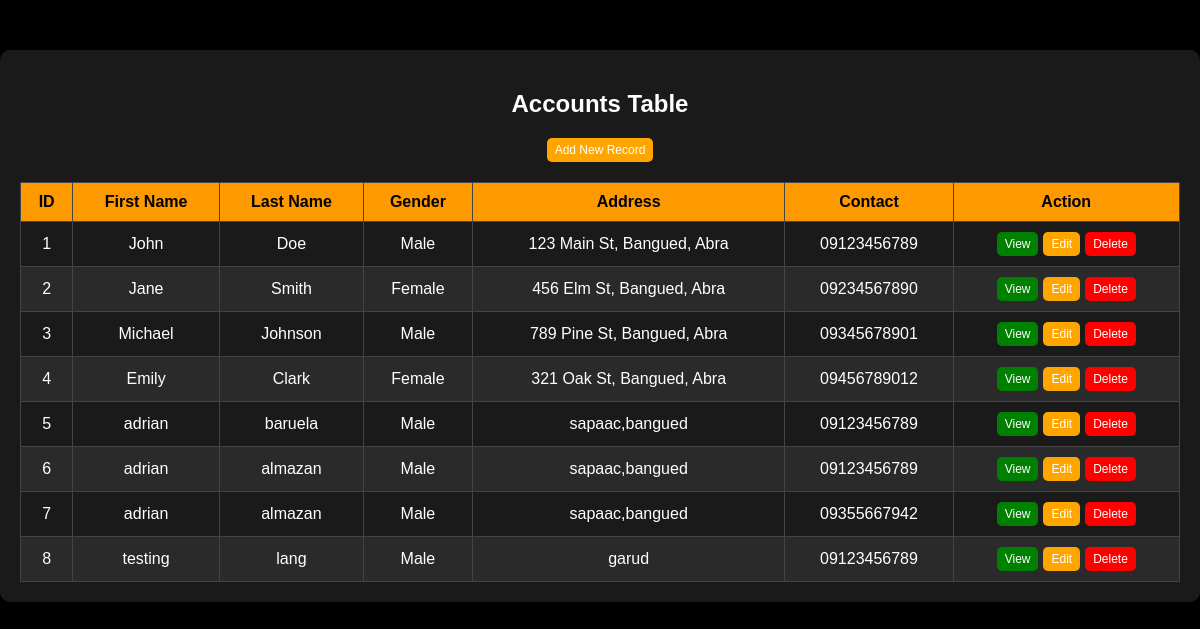
/admin/my_table.php, run on the app's committed database.
### tables this page shows
CREATE TABLE `tbl_accounts` (
  `id` int(11) NOT NULL,
  `fname` varchar(50) NOT NULL,
  `lname` varchar(50) NOT NULL,
  `gender` varchar(10) NOT NULL,
  `address` varchar(255) NOT NULL,
  `contact` varchar(15) NOT NULL
);

### admin/my_table.php (the view, shortened to what this page needs)
<?php
include '../includes/dbcon.php';
$sql = "SELECT * FROM tbl_accounts ORDER BY id ASC";
$result = mysqli_query($con, $sql);
?>
<!DOCTYPE html>
<html lang="en">
<head>
</head>
<body>
    <div class="container">
        <h2>Accounts Table</h2>
        <a href="../register.php" role="button" class="action-btn edit-btn">Add New Record</a>
        <table>
            <thead>
                <tr>
                    <th>ID</th>
                    <th>First Name</th>
                    <th>Last Name</th>
                    <th>Gender</th>
                    <th>Address</th>
                    <th>Contact</th>
                    <th>Action</th>
                </tr>
            </thead>
            <tbody>
                <?php while ($row = mysqli_fetch_assoc($result)) { ?>
                <tr>
                    <td><?php echo $row['id']; ?></td>
                    <td><?php echo $row['fname']; ?></td>
                    <td><?php echo $row['lname']; ?></td>
                    <td><?php echo $row['gender']; ?></td>
                    <td><?php echo $row['address']; ?></td>
                    <td><?php echo $row['contact']; ?></td>
                    <td>
                        <div class="action-btn-container">
                            <a href="view_rec.php?id=<?php echo $row['id']; ?>" class="action-btn view-btn">View</a>
                            <a href="edit_reg.php?id=<?php echo $row['id']; ?>" class="action-btn edit-btn">Edit</a>
                            <a href="delete_rec.php?id=<?php echo $row['id']; ?>" onclick="return confirm('Are you sure?')" class="action-btn delete-btn">Delete</a>
                        </div>
                    </td>
                </tr>
                <?php } ?>
            </tbody>
        </table>
    </div>
</body>
</html>

### admin/my_table.php (style rules this page uses)
body { background-color: #000; color: #fff; font-family: Arial, sans-serif; margin: 0; padding: 0; }
.container { max-width: 1200px; margin: 50px auto; padding: 20px; background-color: #1a1a1a; border-radius: 10px; box-shadow: 0 5px 15px rgba(0, 0, 0, 0.7); text-align: center; }
table { width: 100%; border-collapse: collapse; margin-top: 20px; }
table th, table td { padding: 10px; border: 1px solid #444; text-align: center; }
table th { background-color: #ff9900; color: #000; font-weight: bold; }
table tr:nth-child(even) { background-color: #2a2a2a; }
table tr:nth-child(odd) { background-color: #1a1a1a; }
.action-btn-container { display: flex; justify-content: center; gap: 5px; }
.action-btn { padding: 5px 8px; text-decoration: none; border-radius: 5px; font-size: 12px; display: inline-block; }
.view-btn { background-color: green; color: white; }
.edit-btn { background-color: orange; color: white; }
.delete-btn { background-color: red; color: white; }

### data on the page
tbl_accounts: id "1", fname "John", lname "Doe", gender "Male", address "123 Main St, Bangued, Abra", contact "09123456789"
tbl_accounts: id "2", fname "Jane", lname "Smith", gender "Female", address "456 Elm St, Bangued, Abra", contact "09234567890"
tbl_accounts: id "3", fname "Michael", lname "Johnson", gender "Male", address "789 Pine St, Bangued, Abra", contact "09345678901"
tbl_accounts: id "4", fname "Emily", lname "Clark", gender "Female", address "321 Oak St, Bangued, Abra", contact "09456789012"
tbl_accounts: id "5", fname "adrian", lname "baruela", gender "Male", address "sapaac,bangued", contact "09123456789"
tbl_accounts: id "6", fname "adrian", lname "almazan", gender "Male", address "sapaac,bangued", contact "09123456789"
tbl_accounts: id "7", fname "adrian", lname "almazan", gender "Male", address "sapaac,bangued", contact "09355667942"
tbl_accounts: id "8", fname "testing", lname "lang", gender "Male", address "garud", contact "09123456789"
